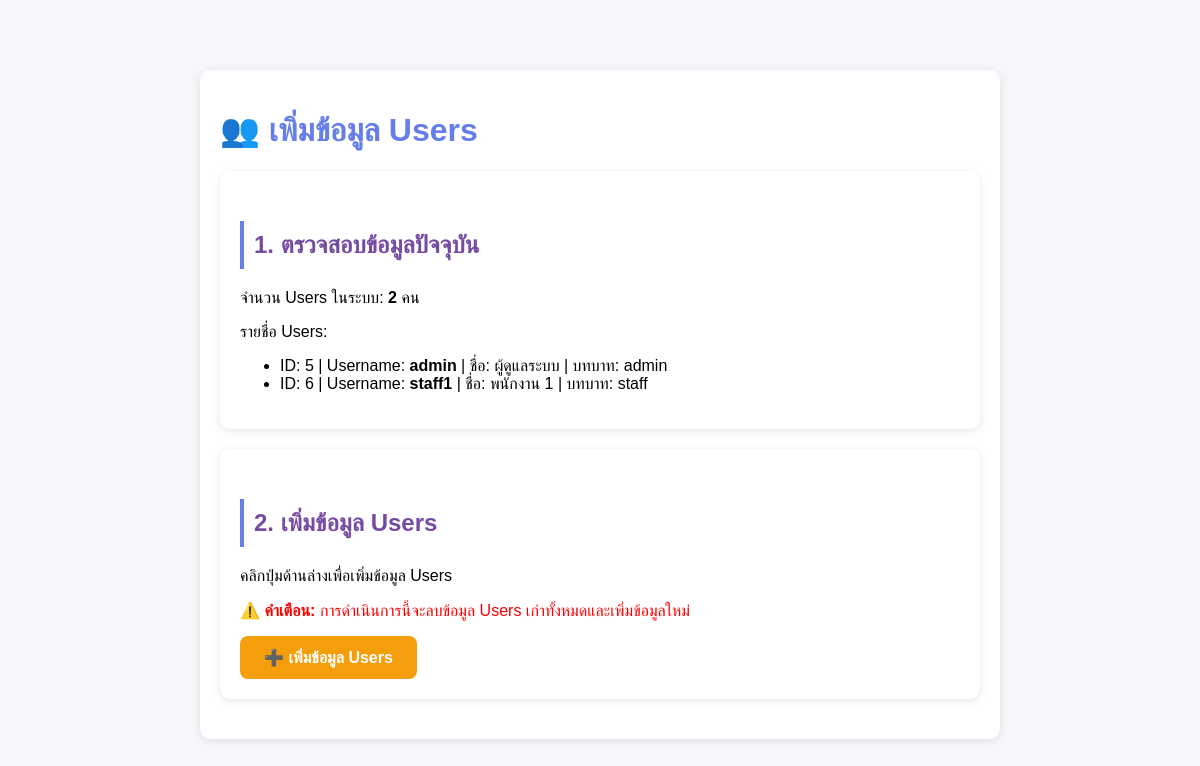
The app's page /insert-users.php, older data.
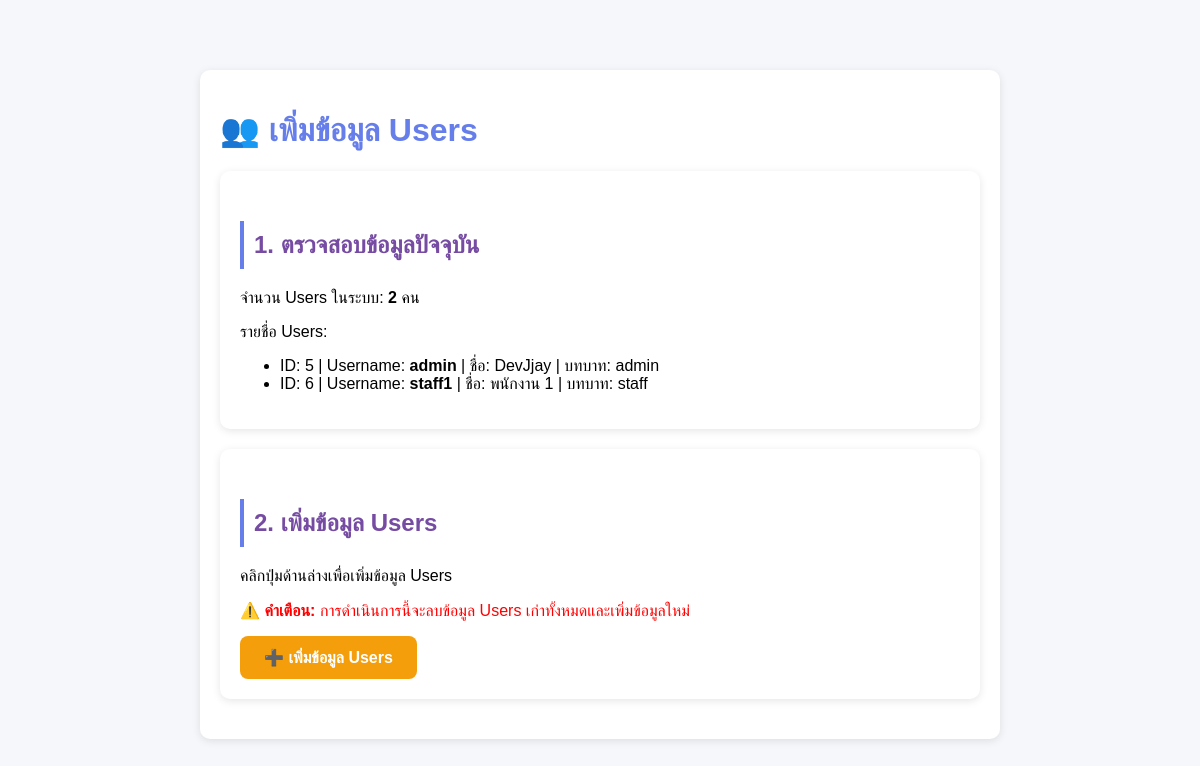
The same page, newer data.
### tables this page shows
CREATE TABLE users (
    user_id INTEGER PRIMARY KEY AUTOINCREMENT,
    username TEXT UNIQUE NOT NULL,
    password TEXT NOT NULL,
    full_name TEXT NOT NULL,
    email TEXT,
    role TEXT DEFAULT 'staff' CHECK(role IN ('admin', 'staff')),
    created_at DATETIME DEFAULT CURRENT_TIMESTAMP,
    last_login DATETIME,
    is_active INTEGER DEFAULT 1
, avatar TEXT, phone TEXT, department TEXT);

### insert-users.php (the view, shortened to what the changed rows need)
<?php
echo "<!DOCTYPE html><html><head><meta charset='UTF-8'><title>Insert Users</title>";
echo "<style>
body { font-family: 'Sarabun', Arial, sans-serif; max-width: 800px; margin: 30px auto; padding: 20px; background: #f5f7fa; }
h1 { color: #667eea; }
h2 { color: #764ba2; margin-top: 30px; padding: 10px; background: white; border-left: 4px solid #667eea; }
.success { color: green; font-weight: bold; }
.error { color: red; font-weight: bold; }
.box { background: white; padding: 20px; border-radius: 10px; margin: 20px 0; box-shadow: 0 2px 8px rgba(0,0,0,0.1); }
pre { background: #2d2d2d; color: #f8f8f2; padding: 15px; border-radius: 8px; overflow-x: auto; }
</style></head><body>";
echo "<div class='box'>";
echo "<h1>👥 เพิ่มข้อมูล Users</h1>";
$db = Database::getInstance();
echo "<div class='box'>";
echo "<h2>1. ตรวจสอบข้อมูลปัจจุบัน</h2>";
$result = $db->query("SELECT COUNT(*) as count FROM users");
$row = $result->fetchArray(SQLITE3_ASSOC);
if ($row['count'] > 0) {
    $result = $db->query("SELECT user_id, username, full_name, role FROM users");
    echo "<ul>";
    while ($user = $result->fetchArray(SQLITE3_ASSOC)) {
        echo "<li>ID: {$user['user_id']} | Username: <strong>{$user['username']}</strong> | ชื่อ: {$user['full_name']} | บทบาท: {$user['role']}</li>";
    }
    echo "</ul>";
}
echo "</div>";
if (isset($_GET['add'])) {
    echo "<div class='box'>";
    echo "<h2>2. กำลังเพิ่มข้อมูล...</h2>";
    $db->exec("DELETE FROM users");
    echo "<p>✅ ลบข้อมูลเก่า</p>";
    $admin_password = password_hash('admin123', PASSWORD_DEFAULT);
    $staff_password = password_hash('staff123', PASSWORD_DEFAULT);
    $stmt = $db->prepare("
        INSERT INTO users (username, password, full_name, email, role, is_active, created_at)
        VALUES (:username, :password, :full_name, :email, :role, :is_active, :created_at)
    ");
    $stmt->bindValue(':username', 'admin', SQLITE3_TEXT);
    $stmt->bindValue(':password', $admin_password, SQLITE3_TEXT);
    $stmt->bindValue(':full_name', 'ผู้ดูแลระบบ', SQLITE3_TEXT);
    $stmt->bindValue(':email', 'admin@dormitory.com', SQLITE3_TEXT);
    $stmt->bindValue(':role', 'admin', SQLITE3_TEXT);
    $stmt->bindValue(':is_active', 1, SQLITE3_INTEGER);
    $stmt->bindValue(':created_at', date('Y-m-d H:i:s'), SQLITE3_TEXT);
    $stmt->execute();
    echo "<p class='success'>✅ เพิ่ม Admin สำเร็จ!</p>";
    $stmt = $db->prepare("
        INSERT INTO users (username, password, full_name, email, role, is_active, created_at)
        VALUES (:username, :password, :full_name, :email, :role, :is_active, :created_at)
    ");
    $stmt->bindValue(':username', 'staff1', SQLITE3_TEXT);
    $stmt->bindValue(':password', $staff_password, SQLITE3_TEXT);
    $stmt->bindValue(':full_name', 'พนักงาน 1', SQLITE3_TEXT);
    $stmt->bindValue(':email', 'staff1@dormitory.com', SQLITE3_TEXT);
    $stmt->bindValue(':role', 'staff', SQLITE3_TEXT);
    $stmt->bindValue(':is_active', 1, SQLITE3_INTEGER);
    $stmt->bindValue(':created_at', date('Y-m-d H:i:s'), SQLITE3_TEXT);
    $stmt->execute();
    echo "<p class='success'>✅ เพิ่ม Staff1 สำเร็จ!</p>";
    echo "<h3 style='color: green;'>🎉 เพิ่มข้อมูลสำเร็จ!</h3>";
    echo "<p><a href='?' style='display: inline-block; padding: 10px 20px; background: #667eea; color: white; text-decoration: none; border-radius: 6px;'>← ย้อนกลับตรวจสอบ</a></p>";
    echo "</div>";
    echo "<div class='box'>";
    echo "<h2>3. ข้อมูลหลังเพิ่ม</h2>";
    $result = $db->query("SELECT user_id, username, full_name, email, role FROM users");
    echo "<table border='1' cellpadding='10' style='border-collapse: collapse; width: 100%;'>";
    echo "<tr style='background: #f0f0f0;'><th>ID</th><th>Username</th><th>ชื่อ</th><th>Email</th><th>บทบาท</th></tr>";
    while ($user = $result->fetchArray(SQLITE3_ASSOC)) {
        echo "<tr>";
        echo "<td>{$user['user_id']}</td>";
        echo "<td><strong>{$user['username']}</strong></td>";
        echo "<td>{$user['full_name']}</td>";
        echo "<td>{$user['email']}</td>";
        echo "<td>{$user['role']}</td>";
        echo "</tr>";
    }
    echo "</table>";
    echo "</div>";
    echo "<div class='box'>";
    echo "<h2>✅ เสร็จสิ้น!</h2>";
    echo "<p>ตอนนี้สามารถ Login ได้แล้ว!</p>";
    echo "<p><strong>ข้อมูล Login:</strong></p>";
    echo "<ul>";
    echo "<li>Admin: <code>admin</code> / <code>admin123</code></li>";
    echo "<li>Staff: <code>staff1</code> / <code>staff123</code></li>";
    echo "</ul>";
    echo "<p><a href='auth/login.php' style='display: inline-block; padding: 12px 24px; background: linear-gradient(135deg, #667eea 0%, #764ba2 100%); color: white; text-decoration: none; border-radius: 8px; font-weight: 600;'>🔐 ไปหน้า Login</a></p>";
    echo "</div>";
} else {
    echo "<div class='box'>";
    echo "<h2>2. เพิ่มข้อมูล Users</h2>";
    echo "</div>";
}
echo "</body></html>";
?>

Row changes from the older to the newer data that the page shows:
changed users "admin": full_name "ผู้ดูแลระบบ" → "DevJjay"
